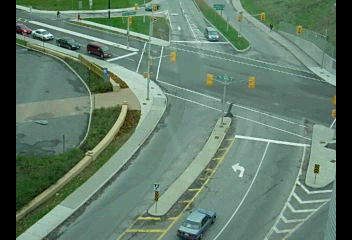
#> input picture Lab 02/images01/Img02_0076.bmp, 352 x 240 px, found by its file name
$ python lab_02_300173931.py
#> lines starting #> are read from the running program, lines starting #| are printed output that depends on the picture
import cv2

# Load the consecutive images
image1 = cv2.imread("images01\Img02_0076.bmp")
#> image1 is the input picture: shape (240, 352, 3); mean B, G, R 104.9, 122.1, 96.9
image2 = cv2.imread("images01\Img02_0077.bmp")
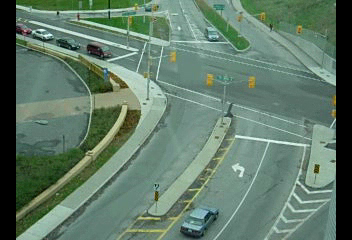
#> input picture Lab 02/images01/Img02_0077.bmp, 352 x 240 px, found by its file name
#> image2 is the input picture: shape (240, 352, 3); mean B, G, R 104.9, 122, 96.8
image3 = cv2.imread("images01\Img02_0078.bmp")
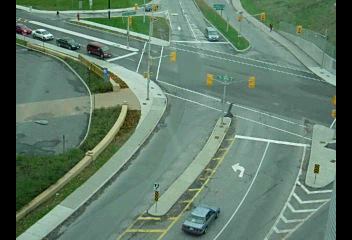
#> input picture Lab 02/images01/Img02_0078.bmp, 352 x 240 px, found by its file name
#> image3 is the input picture: shape (240, 352, 3); mean B, G, R 104.9, 122, 96.8
image4 = cv2.imread("images01\park466.bmp")
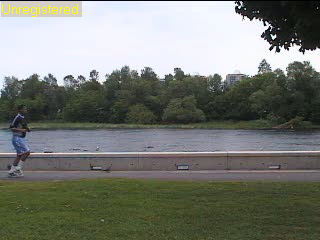
#> input picture Lab 02/images01/park466.bmp, 320 x 240 px, found by its file name
#> image4 is the input picture: shape (240, 320, 3); mean B, G, R 116.3, 123.4, 120.2
image5 = cv2.imread("images01\park467.bmp")
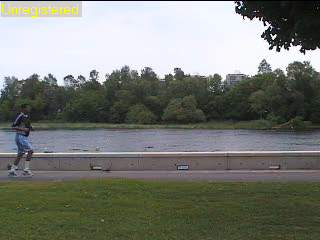
#> input picture Lab 02/images01/park467.bmp, 320 x 240 px, found by its file name
#> image5 is the input picture: shape (240, 320, 3); mean B, G, R 116.4, 123.5, 120.2
image6 = cv2.imread("images01\park468.bmp")
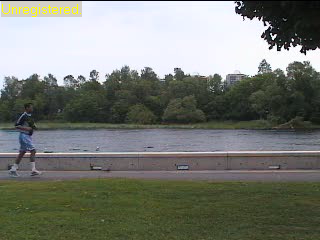
#> input picture Lab 02/images01/park468.bmp, 320 x 240 px, found by its file name
#> image6 is the input picture: shape (240, 320, 3); mean B, G, R 116.4, 123.5, 120.2

# Convert the images to grayscale
gray1 = cv2.cvtColor(image1, cv2.COLOR_BGR2GRAY)
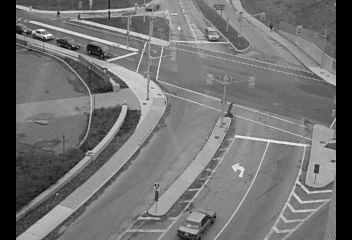
#> gray1: shape (240, 352); min 0, max 243, mean 112.6
gray2 = cv2.cvtColor(image2, cv2.COLOR_BGR2GRAY)
gray3 = cv2.cvtColor(image3, cv2.COLOR_BGR2GRAY)
gray4 = cv2.cvtColor(image4, cv2.COLOR_BGR2GRAY)
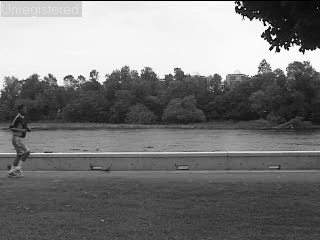
#> gray4: shape (240, 320); min 0, max 255, mean 121.7
gray5 = cv2.cvtColor(image5, cv2.COLOR_BGR2GRAY)
gray6 = cv2.cvtColor(image6, cv2.COLOR_BGR2GRAY)

cv2.namedWindow('Motion Detection')

# Function to update threshold dynamically
def update_threshold(x):
    # Calculate the absolute difference between the grayscale images
    diff_im1_im2 = cv2.absdiff(gray1, gray2)
    diff_im2_im3 = cv2.absdiff(gray2, gray3)
    combined_diff1 = cv2.bitwise_or(diff_im1_im2, diff_im2_im3)

    # Apply thresholding
    _, new_img1 = cv2.threshold(combined_diff1, x, 255, cv2.THRESH_BINARY)

    # Display the resulting image
    cv2.imshow('Motion Detection', new_img1)

    # Save the binary result image
    cv2.imwrite("motion_result.png", new_img1)

# Create a track bar to adjust the threshold value dynamically
cv2.createTrackbar('Threshold', 'Motion Detection', 0, 255, update_threshold)
cv2.setTrackbarPos('Threshold', 'Motion Detection', 30)

cv2.waitKey(0)
cv2.destroyWindow('Motion Detection')
cv2.namedWindow('Runner')

# exact same as other function, just for the image(s) of the runner
def update_threshold_2(x):
    diff_im4_im5 = cv2.absdiff(gray4, gray5)
    diff_im5_im6 = cv2.absdiff(gray5, gray6)
    combined_diff2 = cv2.bitwise_or(diff_im4_im5, diff_im5_im6)

    _, new_img2 = cv2.threshold(combined_diff2, x, 255, cv2.THRESH_BINARY)

    cv2.imshow('Runner', new_img2)
    cv2.imwrite('runner_result.png', new_img2)

cv2.createTrackbar('Threshold', 'Runner', 0, 255, update_threshold_2)
cv2.setTrackbarPos('Threshold', 'Runner', 30)

cv2.waitKey(0)
cv2.destroyAllWindows()
